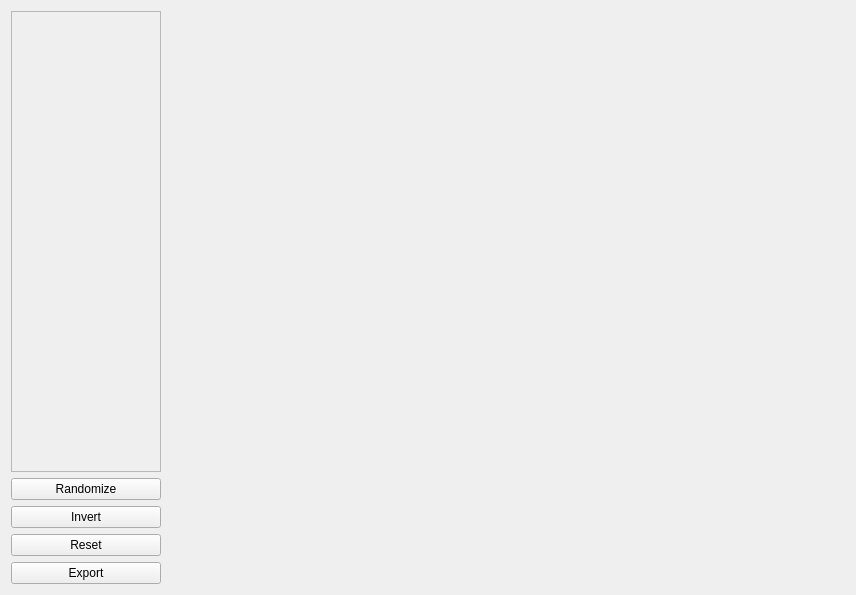
<?xml version="1.0" encoding="UTF-8"?>
<ui version="4.0">
 <class>Morphable3DFaceModelWidget</class>
 <widget class="QWidget" name="Morphable3DFaceModelWidget">
  <property name="geometry">
   <rect>
    <x>0</x>
    <y>0</y>
    <width>856</width>
    <height>595</height>
   </rect>
  </property>
  <property name="windowTitle">
   <string>Form</string>
  </property>
  <layout class="QHBoxLayout" name="horizontalLayout">
   <item>
    <layout class="QVBoxLayout" name="verticalLayout">
     <item>
      <widget class="QScrollArea" name="scrollArea">
       <property name="sizePolicy">
        <sizepolicy hsizetype="Minimum" vsizetype="Expanding">
         <horstretch>0</horstretch>
         <verstretch>0</verstretch>
        </sizepolicy>
       </property>
       <property name="widgetResizable">
        <bool>true</bool>
       </property>
       <widget class="QWidget" name="scrollAreaContent">
        <property name="geometry">
         <rect>
          <x>0</x>
          <y>0</y>
          <width>148</width>
          <height>455</height>
         </rect>
        </property>
       </widget>
      </widget>
     </item>
     <item>
      <spacer name="horizontalSpacer">
       <property name="orientation">
        <enum>Qt::Horizontal</enum>
       </property>
       <property name="sizeType">
        <enum>QSizePolicy::Minimum</enum>
       </property>
       <property name="sizeHint" stdset="0">
        <size>
         <width>150</width>
         <height>0</height>
        </size>
       </property>
      </spacer>
     </item>
     <item>
      <widget class="QPushButton" name="btnRandomize">
       <property name="text">
        <string>Randomize</string>
       </property>
      </widget>
     </item>
     <item>
      <widget class="QPushButton" name="btnInvert">
       <property name="text">
        <string>Invert</string>
       </property>
      </widget>
     </item>
     <item>
      <widget class="QPushButton" name="btnReset">
       <property name="text">
        <string>Reset</string>
       </property>
      </widget>
     </item>
     <item>
      <widget class="QPushButton" name="btnExport">
       <property name="text">
        <string>Export</string>
       </property>
      </widget>
     </item>
    </layout>
   </item>
   <item>
    <widget class="GLWidget" name="glWidget" native="true">
     <property name="sizePolicy">
      <sizepolicy hsizetype="Expanding" vsizetype="Preferred">
       <horstretch>0</horstretch>
       <verstretch>0</verstretch>
      </sizepolicy>
     </property>
    </widget>
   </item>
  </layout>
 </widget>
 <customwidgets>
  <customwidget>
   <class>GLWidget</class>
   <extends>QWidget</extends>
   <header>facedata/glwidget.h</header>
   <container>1</container>
  </customwidget>
 </customwidgets>
 <resources/>
 <connections/>
</ui>
